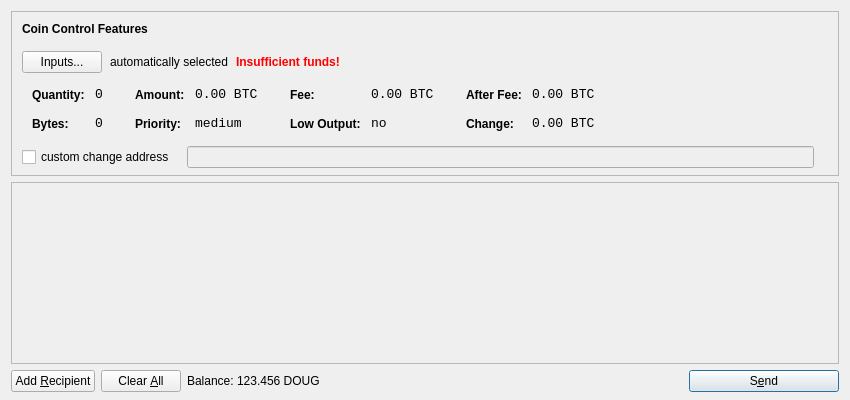
<?xml version="1.0" encoding="UTF-8"?>
<ui version="4.0">
 <class>SendCoinsDialog</class>
 <widget class="QDialog" name="SendCoinsDialog">
  <property name="geometry">
   <rect>
    <x>0</x>
    <y>0</y>
    <width>850</width>
    <height>400</height>
   </rect>
  </property>
  <property name="windowTitle">
   <string>Send Coins</string>
  </property>
  <layout class="QVBoxLayout" name="verticalLayout" stretch="0,1,0">
   <property name="bottomMargin">
    <number>8</number>
   </property>
   <item>
    <widget class="QFrame" name="frameCoinControl">
     <property name="sizePolicy">
      <sizepolicy hsizetype="Expanding" vsizetype="Expanding">
       <horstretch>0</horstretch>
       <verstretch>0</verstretch>
      </sizepolicy>
     </property>
     <property name="maximumSize">
      <size>
       <width>16777215</width>
       <height>16777215</height>
      </size>
     </property>
     <property name="frameShape">
      <enum>QFrame::StyledPanel</enum>
     </property>
     <property name="frameShadow">
      <enum>QFrame::Sunken</enum>
     </property>
     <layout class="QVBoxLayout" name="verticalLayoutCoinControl2">
      <property name="spacing">
       <number>-1</number>
      </property>
      <property name="leftMargin">
       <number>0</number>
      </property>
      <property name="topMargin">
       <number>0</number>
      </property>
      <property name="rightMargin">
       <number>0</number>
      </property>
      <property name="bottomMargin">
       <number>6</number>
      </property>
      <item>
       <layout class="QVBoxLayout" name="verticalLayoutCoinControl" stretch="0,0,0,0,1">
        <property name="spacing">
         <number>0</number>
        </property>
        <property name="leftMargin">
         <number>10</number>
        </property>
        <property name="topMargin">
         <number>10</number>
        </property>
        <item>
         <layout class="QHBoxLayout" name="horizontalLayoutCoinControl1">
          <property name="bottomMargin">
           <number>15</number>
          </property>
          <item>
           <widget class="QLabel" name="labelCoinControlFeatures">
            <property name="sizePolicy">
             <sizepolicy hsizetype="Preferred" vsizetype="Maximum">
              <horstretch>0</horstretch>
              <verstretch>0</verstretch>
             </sizepolicy>
            </property>
            <property name="font">
             <font>
              <weight>75</weight>
              <bold>true</bold>
             </font>
            </property>
            <property name="styleSheet">
             <string notr="true">font-weight:bold;</string>
            </property>
            <property name="text">
             <string>Coin Control Features</string>
            </property>
           </widget>
          </item>
         </layout>
        </item>
        <item>
         <layout class="QHBoxLayout" name="horizontalLayoutCoinControl2" stretch="0,0,0,0">
          <property name="spacing">
           <number>8</number>
          </property>
          <property name="bottomMargin">
           <number>10</number>
          </property>
          <item>
           <widget class="QPushButton" name="pushButtonCoinControl">
            <property name="styleSheet">
             <string notr="true"/>
            </property>
            <property name="text">
             <string>Inputs...</string>
            </property>
           </widget>
          </item>
          <item>
           <widget class="QLabel" name="labelCoinControlAutomaticallySelected">
            <property name="text">
             <string>automatically selected</string>
            </property>
            <property name="margin">
             <number>5</number>
            </property>
           </widget>
          </item>
          <item>
           <widget class="QLabel" name="labelCoinControlInsuffFunds">
            <property name="font">
             <font>
              <weight>75</weight>
              <bold>true</bold>
             </font>
            </property>
            <property name="styleSheet">
             <string notr="true">color:red;font-weight:bold;</string>
            </property>
            <property name="text">
             <string>Insufficient funds!</string>
            </property>
            <property name="margin">
             <number>5</number>
            </property>
           </widget>
          </item>
          <item>
           <spacer name="horizontalSpacerCoinControl">
            <property name="orientation">
             <enum>Qt::Horizontal</enum>
            </property>
            <property name="sizeHint" stdset="0">
             <size>
              <width>40</width>
              <height>1</height>
             </size>
            </property>
           </spacer>
          </item>
         </layout>
        </item>
        <item>
         <widget class="QWidget" name="widgetCoinControl" native="true">
          <property name="sizePolicy">
           <sizepolicy hsizetype="Preferred" vsizetype="Preferred">
            <horstretch>0</horstretch>
            <verstretch>0</verstretch>
           </sizepolicy>
          </property>
          <property name="minimumSize">
           <size>
            <width>0</width>
            <height>0</height>
           </size>
          </property>
          <property name="styleSheet">
           <string notr="true"/>
          </property>
          <layout class="QHBoxLayout" name="horizontalLayoutCoinControl5">
           <property name="margin">
            <number>0</number>
           </property>
           <item>
            <layout class="QHBoxLayout" name="horizontalLayoutCoinControl3" stretch="0,0,0,1">
             <property name="spacing">
              <number>20</number>
             </property>
             <property name="topMargin">
              <number>0</number>
             </property>
             <property name="bottomMargin">
              <number>10</number>
             </property>
             <item>
              <layout class="QFormLayout" name="formLayoutCoinControl1">
               <property name="horizontalSpacing">
                <number>10</number>
               </property>
               <property name="verticalSpacing">
                <number>14</number>
               </property>
               <property name="leftMargin">
                <number>10</number>
               </property>
               <property name="topMargin">
                <number>4</number>
               </property>
               <property name="rightMargin">
                <number>6</number>
               </property>
               <item row="0" column="0">
                <widget class="QLabel" name="labelCoinControlQuantityText">
                 <property name="styleSheet">
                  <string notr="true">font-weight:bold;</string>
                 </property>
                 <property name="text">
                  <string>Quantity:</string>
                 </property>
                 <property name="margin">
                  <number>0</number>
                 </property>
                </widget>
               </item>
               <item row="0" column="1">
                <widget class="QLabel" name="labelCoinControlQuantity">
                 <property name="font">
                  <font>
                   <family>Monospace</family>
                   <pointsize>10</pointsize>
                  </font>
                 </property>
                 <property name="cursor">
                  <cursorShape>IBeamCursor</cursorShape>
                 </property>
                 <property name="contextMenuPolicy">
                  <enum>Qt::ActionsContextMenu</enum>
                 </property>
                 <property name="text">
                  <string notr="true">0</string>
                 </property>
                 <property name="margin">
                  <number>0</number>
                 </property>
                 <property name="textInteractionFlags">
                  <set>Qt::LinksAccessibleByMouse|Qt::TextSelectableByKeyboard|Qt::TextSelectableByMouse</set>
                 </property>
                </widget>
               </item>
               <item row="1" column="0">
                <widget class="QLabel" name="labelCoinControlBytesText">
                 <property name="styleSheet">
                  <string notr="true">font-weight:bold;</string>
                 </property>
                 <property name="text">
                  <string>Bytes:</string>
                 </property>
                </widget>
               </item>
               <item row="1" column="1">
                <widget class="QLabel" name="labelCoinControlBytes">
                 <property name="font">
                  <font>
                   <family>Monospace</family>
                   <pointsize>10</pointsize>
                  </font>
                 </property>
                 <property name="cursor">
                  <cursorShape>IBeamCursor</cursorShape>
                 </property>
                 <property name="contextMenuPolicy">
                  <enum>Qt::ActionsContextMenu</enum>
                 </property>
                 <property name="text">
                  <string notr="true">0</string>
                 </property>
                 <property name="textInteractionFlags">
                  <set>Qt::LinksAccessibleByMouse|Qt::TextSelectableByKeyboard|Qt::TextSelectableByMouse</set>
                 </property>
                </widget>
               </item>
              </layout>
             </item>
             <item>
              <layout class="QFormLayout" name="formLayoutCoinControl2">
               <property name="horizontalSpacing">
                <number>10</number>
               </property>
               <property name="verticalSpacing">
                <number>14</number>
               </property>
               <property name="leftMargin">
                <number>6</number>
               </property>
               <property name="topMargin">
                <number>4</number>
               </property>
               <property name="rightMargin">
                <number>6</number>
               </property>
               <item row="0" column="0">
                <widget class="QLabel" name="labelCoinControlAmountText">
                 <property name="styleSheet">
                  <string notr="true">font-weight:bold;</string>
                 </property>
                 <property name="text">
                  <string>Amount:</string>
                 </property>
                 <property name="margin">
                  <number>0</number>
                 </property>
                </widget>
               </item>
               <item row="0" column="1">
                <widget class="QLabel" name="labelCoinControlAmount">
                 <property name="font">
                  <font>
                   <family>Monospace</family>
                   <pointsize>10</pointsize>
                  </font>
                 </property>
                 <property name="cursor">
                  <cursorShape>IBeamCursor</cursorShape>
                 </property>
                 <property name="contextMenuPolicy">
                  <enum>Qt::ActionsContextMenu</enum>
                 </property>
                 <property name="text">
                  <string notr="true">0.00 BTC</string>
                 </property>
                 <property name="textInteractionFlags">
                  <set>Qt::LinksAccessibleByMouse|Qt::TextSelectableByKeyboard|Qt::TextSelectableByMouse</set>
                 </property>
                </widget>
               </item>
               <item row="1" column="0">
                <widget class="QLabel" name="labelCoinControlPriorityText">
                 <property name="styleSheet">
                  <string notr="true">font-weight:bold;</string>
                 </property>
                 <property name="text">
                  <string>Priority:</string>
                 </property>
                </widget>
               </item>
               <item row="1" column="1">
                <widget class="QLabel" name="labelCoinControlPriority">
                 <property name="font">
                  <font>
                   <family>Monospace</family>
                   <pointsize>10</pointsize>
                  </font>
                 </property>
                 <property name="cursor">
                  <cursorShape>IBeamCursor</cursorShape>
                 </property>
                 <property name="contextMenuPolicy">
                  <enum>Qt::ActionsContextMenu</enum>
                 </property>
                 <property name="text">
                  <string>medium</string>
                 </property>
                 <property name="textInteractionFlags">
                  <set>Qt::LinksAccessibleByMouse|Qt::TextSelectableByKeyboard|Qt::TextSelectableByMouse</set>
                 </property>
                </widget>
               </item>
              </layout>
             </item>
             <item>
              <layout class="QFormLayout" name="formLayoutCoinControl3">
               <property name="horizontalSpacing">
                <number>10</number>
               </property>
               <property name="verticalSpacing">
                <number>14</number>
               </property>
               <property name="leftMargin">
                <number>6</number>
               </property>
               <property name="topMargin">
                <number>4</number>
               </property>
               <property name="rightMargin">
                <number>6</number>
               </property>
               <item row="0" column="0">
                <widget class="QLabel" name="labelCoinControlFeeText">
                 <property name="styleSheet">
                  <string notr="true">font-weight:bold;</string>
                 </property>
                 <property name="text">
                  <string>Fee:</string>
                 </property>
                 <property name="margin">
                  <number>0</number>
                 </property>
                </widget>
               </item>
               <item row="0" column="1">
                <widget class="QLabel" name="labelCoinControlFee">
                 <property name="font">
                  <font>
                   <family>Monospace</family>
                   <pointsize>10</pointsize>
                  </font>
                 </property>
                 <property name="cursor">
                  <cursorShape>IBeamCursor</cursorShape>
                 </property>
                 <property name="contextMenuPolicy">
                  <enum>Qt::ActionsContextMenu</enum>
                 </property>
                 <property name="text">
                  <string notr="true">0.00 BTC</string>
                 </property>
                 <property name="textInteractionFlags">
                  <set>Qt::LinksAccessibleByMouse|Qt::TextSelectableByKeyboard|Qt::TextSelectableByMouse</set>
                 </property>
                </widget>
               </item>
               <item row="1" column="0">
                <widget class="QLabel" name="labelCoinControlLowOutputText">
                 <property name="styleSheet">
                  <string notr="true">font-weight:bold;</string>
                 </property>
                 <property name="text">
                  <string>Low Output:</string>
                 </property>
                </widget>
               </item>
               <item row="1" column="1">
                <widget class="QLabel" name="labelCoinControlLowOutput">
                 <property name="font">
                  <font>
                   <family>Monospace</family>
                   <pointsize>10</pointsize>
                  </font>
                 </property>
                 <property name="cursor">
                  <cursorShape>IBeamCursor</cursorShape>
                 </property>
                 <property name="contextMenuPolicy">
                  <enum>Qt::ActionsContextMenu</enum>
                 </property>
                 <property name="text">
                  <string>no</string>
                 </property>
                 <property name="textInteractionFlags">
                  <set>Qt::LinksAccessibleByMouse|Qt::TextSelectableByKeyboard|Qt::TextSelectableByMouse</set>
                 </property>
                </widget>
               </item>
              </layout>
             </item>
             <item>
              <layout class="QFormLayout" name="formLayoutCoinControl4">
               <property name="horizontalSpacing">
                <number>10</number>
               </property>
               <property name="verticalSpacing">
                <number>14</number>
               </property>
               <property name="leftMargin">
                <number>6</number>
               </property>
               <property name="topMargin">
                <number>4</number>
               </property>
               <property name="rightMargin">
                <number>6</number>
               </property>
               <item row="0" column="0">
                <widget class="QLabel" name="labelCoinControlAfterFeeText">
                 <property name="styleSheet">
                  <string notr="true">font-weight:bold;</string>
                 </property>
                 <property name="text">
                  <string>After Fee:</string>
                 </property>
                 <property name="margin">
                  <number>0</number>
                 </property>
                </widget>
               </item>
               <item row="0" column="1">
                <widget class="QLabel" name="labelCoinControlAfterFee">
                 <property name="font">
                  <font>
                   <family>Monospace</family>
                   <pointsize>10</pointsize>
                  </font>
                 </property>
                 <property name="cursor">
                  <cursorShape>IBeamCursor</cursorShape>
                 </property>
                 <property name="contextMenuPolicy">
                  <enum>Qt::ActionsContextMenu</enum>
                 </property>
                 <property name="text">
                  <string notr="true">0.00 BTC</string>
                 </property>
                 <property name="textInteractionFlags">
                  <set>Qt::LinksAccessibleByMouse|Qt::TextSelectableByKeyboard|Qt::TextSelectableByMouse</set>
                 </property>
                </widget>
               </item>
               <item row="1" column="0">
                <widget class="QLabel" name="labelCoinControlChangeText">
                 <property name="styleSheet">
                  <string notr="true">font-weight:bold;</string>
                 </property>
                 <property name="text">
                  <string>Change:</string>
                 </property>
                </widget>
               </item>
               <item row="1" column="1">
                <widget class="QLabel" name="labelCoinControlChange">
                 <property name="font">
                  <font>
                   <family>Monospace</family>
                   <pointsize>10</pointsize>
                  </font>
                 </property>
                 <property name="cursor">
                  <cursorShape>IBeamCursor</cursorShape>
                 </property>
                 <property name="contextMenuPolicy">
                  <enum>Qt::ActionsContextMenu</enum>
                 </property>
                 <property name="text">
                  <string notr="true">0.00 BTC</string>
                 </property>
                 <property name="textInteractionFlags">
                  <set>Qt::LinksAccessibleByMouse|Qt::TextSelectableByKeyboard|Qt::TextSelectableByMouse</set>
                 </property>
                </widget>
               </item>
              </layout>
             </item>
            </layout>
           </item>
          </layout>
         </widget>
        </item>
        <item>
         <layout class="QHBoxLayout" name="horizontalLayoutCoinControl4" stretch="0,0,0">
          <property name="spacing">
           <number>12</number>
          </property>
          <property name="sizeConstraint">
           <enum>QLayout::SetDefaultConstraint</enum>
          </property>
          <property name="topMargin">
           <number>5</number>
          </property>
          <property name="rightMargin">
           <number>5</number>
          </property>
          <item>
           <widget class="QCheckBox" name="checkBoxCoinControlChange">
            <property name="text">
             <string>custom change address</string>
            </property>
           </widget>
          </item>
          <item>
           <widget class="QLineEdit" name="lineEditCoinControlChange">
            <property name="enabled">
             <bool>false</bool>
            </property>
            <property name="sizePolicy">
             <sizepolicy hsizetype="Expanding" vsizetype="Fixed">
              <horstretch>0</horstretch>
              <verstretch>0</verstretch>
             </sizepolicy>
            </property>
           </widget>
          </item>
          <item>
           <widget class="QLabel" name="labelCoinControlChangeLabel">
            <property name="sizePolicy">
             <sizepolicy hsizetype="Preferred" vsizetype="Expanding">
              <horstretch>0</horstretch>
              <verstretch>0</verstretch>
             </sizepolicy>
            </property>
            <property name="minimumSize">
             <size>
              <width>0</width>
              <height>0</height>
             </size>
            </property>
            <property name="text">
             <string/>
            </property>
            <property name="margin">
             <number>3</number>
            </property>
           </widget>
          </item>
         </layout>
        </item>
        <item>
         <spacer name="verticalSpacerCoinControl">
          <property name="orientation">
           <enum>Qt::Vertical</enum>
          </property>
          <property name="sizeHint" stdset="0">
           <size>
            <width>800</width>
            <height>1</height>
           </size>
          </property>
         </spacer>
        </item>
       </layout>
      </item>
     </layout>
    </widget>
   </item>
   <item>
    <widget class="QScrollArea" name="scrollArea">
     <property name="widgetResizable">
      <bool>true</bool>
     </property>
     <widget class="QWidget" name="scrollAreaWidgetContents">
      <property name="geometry">
       <rect>
        <x>0</x>
        <y>0</y>
        <width>830</width>
        <height>165</height>
       </rect>
      </property>
      <layout class="QVBoxLayout" name="verticalLayout_2">
       <property name="margin">
        <number>0</number>
       </property>
       <item>
        <layout class="QVBoxLayout" name="entries">
         <property name="spacing">
          <number>6</number>
         </property>
        </layout>
       </item>
       <item>
        <spacer name="verticalSpacer">
         <property name="orientation">
          <enum>Qt::Vertical</enum>
         </property>
         <property name="sizeHint" stdset="0">
          <size>
           <width>20</width>
           <height>40</height>
          </size>
         </property>
        </spacer>
       </item>
      </layout>
     </widget>
    </widget>
   </item>
   <item>
    <layout class="QHBoxLayout" name="horizontalLayout">
     <item>
      <widget class="QPushButton" name="addButton">
       <property name="toolTip">
        <string>Send to multiple recipients at once</string>
       </property>
       <property name="text">
        <string>Add &amp;Recipient</string>
       </property>
       <property name="icon">
        <iconset resource="../bitcoin.qrc">
         <normaloff>:/icons/add</normaloff>:/icons/add</iconset>
       </property>
       <property name="autoDefault">
        <bool>false</bool>
       </property>
      </widget>
     </item>
     <item>
      <widget class="QPushButton" name="clearButton">
       <property name="sizePolicy">
        <sizepolicy hsizetype="Minimum" vsizetype="Fixed">
         <horstretch>0</horstretch>
         <verstretch>0</verstretch>
        </sizepolicy>
       </property>
       <property name="toolTip">
        <string>Remove all transaction fields</string>
       </property>
       <property name="text">
        <string>Clear &amp;All</string>
       </property>
       <property name="icon">
        <iconset resource="../bitcoin.qrc">
         <normaloff>:/icons/remove</normaloff>:/icons/remove</iconset>
       </property>
       <property name="autoRepeatDelay">
        <number>300</number>
       </property>
       <property name="autoDefault">
        <bool>false</bool>
       </property>
      </widget>
     </item>
     <item>
      <layout class="QHBoxLayout" name="horizontalLayout_2">
       <property name="spacing">
        <number>3</number>
       </property>
       <item>
        <widget class="QLabel" name="label">
         <property name="text">
          <string>Balance:</string>
         </property>
        </widget>
       </item>
       <item>
        <widget class="QLabel" name="labelBalance">
         <property name="cursor">
          <cursorShape>IBeamCursor</cursorShape>
         </property>
         <property name="text">
          <string>123.456 DOUG</string>
         </property>
         <property name="textInteractionFlags">
          <set>Qt::LinksAccessibleByMouse|Qt::TextSelectableByKeyboard|Qt::TextSelectableByMouse</set>
         </property>
        </widget>
       </item>
      </layout>
     </item>
     <item>
      <spacer name="horizontalSpacer">
       <property name="orientation">
        <enum>Qt::Horizontal</enum>
       </property>
       <property name="sizeHint" stdset="0">
        <size>
         <width>40</width>
         <height>20</height>
        </size>
       </property>
      </spacer>
     </item>
     <item>
      <widget class="QPushButton" name="sendButton">
       <property name="minimumSize">
        <size>
         <width>150</width>
         <height>0</height>
        </size>
       </property>
       <property name="toolTip">
        <string>Confirm the send action</string>
       </property>
       <property name="text">
        <string>S&amp;end</string>
       </property>
       <property name="icon">
        <iconset resource="../bitcoin.qrc">
         <normaloff>:/icons/send</normaloff>:/icons/send</iconset>
       </property>
       <property name="default">
        <bool>true</bool>
       </property>
      </widget>
     </item>
    </layout>
   </item>
  </layout>
 </widget>
 <resources>
  <include location="../bitcoin.qrc"/>
 </resources>
 <connections/>
</ui>
